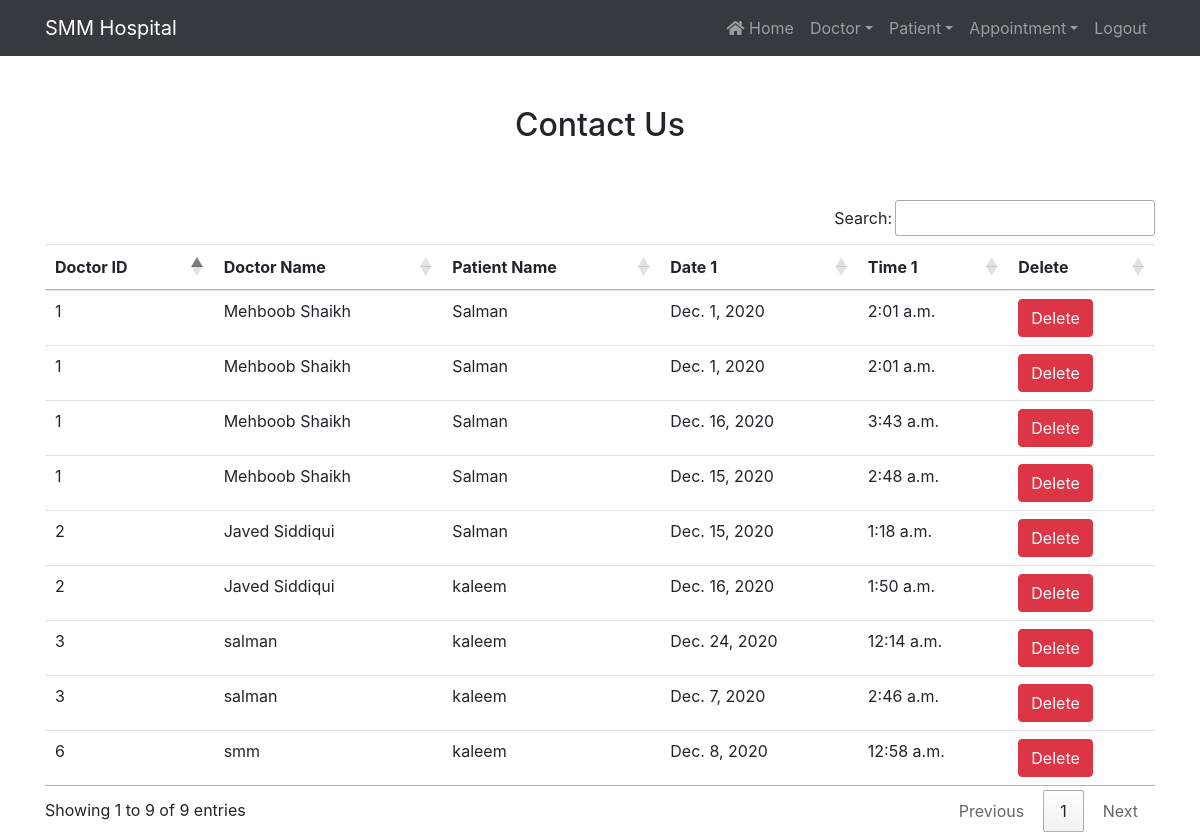
The app's page /viewapp/ (signed in) with its own data.
### hospital/models.py (models this page shows, shortened)
class Appointment(models.Model):
    doctor = models.ForeignKey(Docter,on_delete=models.CASCADE)
    patient = models.ForeignKey(Patient,on_delete=models.CASCADE)
    date1 = models.DateField()
    time1 = models.TimeField()

class Basic(models.Model):
    name = models.CharField(max_length=50)
    mobile = models.CharField(max_length=20)
    class Meta:
        abstract = True

class Docter(Basic):
    special = models.CharField(max_length=50)
    def __str__(self):
        return self.name

class Patient(Basic):
    gender = models.CharField(max_length=20)
    address = models.CharField(max_length=50)
    def __str__(self):
        return self.name

### hospital/views.py (the view)
# urls.py: path('viewapp/', views.viewappoint,name="viewapp"),
def viewappoint(request):
    if not request.user.is_staff:
        return redirect('log')
    fm = Appointment.objects.all()
    return render(request,"viewappoint.html",{'fm':fm})

### hospital/templates/viewappoint.html (shortened to what this page needs)
{% extends 'basic.html' %}
{% block body %}
<div class="container">
    <h2 class="text-center" style="margin-top:50px;">Contact Us</h2>
    <br> <br>
    <table class="table table-hover" id="example">
        <thead>
        <tr>
            <th>Doctor ID</th>
            <th>Doctor Name</th>
            <th>Patient Name</th>
            <th>Date 1</th>
            <th>Time 1</th>
            <th>Delete</th>
        </tr>
        </thead>
        <tbody>
        {% for i in fm %}
        <tr>
            <td>
                {{i.doctor.id}}
            </td>
            <td>
                {{i.doctor}}
            </td>
            <td>
                {{i.patient}}
            </td>
            <td>
                {{i.date1}}
            </td>
            <td>
                {{i.time1}}
            </td>
                <td>
                <a href="{% url 'delapp' i.id %}" onclick="return confirm('Are You really want to delete!!')"
                   class="btn btn-danger">Delete</a>
            </td>
        </tr>
        {% endfor %}
        </tbody>
    </table>
</div>
{% endblock %}

### hospital/templates/basic.html (shortened to what this page needs)
<!DOCTYPE html>
{% load static %}
<html lang="en">
<head>
  <link rel="stylesheet" href="https://cdnjs.cloudflare.com/ajax/libs/font-awesome/5.14.0/css/all.css">
  <link rel="stylesheet" href="https://maxcdn.bootstrapcdn.com/bootstrap/4.5.2/css/bootstrap.min.css">
    <link rel="stylesheet" href="{% static 'css/mystyle.css' %}">
    <link rel="stylesheet" href="https://cdn.datatables.net/1.10.22/css/jquery.dataTables.min.css">
    <link rel="stylesheet" href="https://cdn.datatables.net/buttons/1.6.5/css/buttons.dataTables.min.css">
</head>
<body>
<nav class="navbar bg-dark navbar-expand-sm navbar-dark">
    <div class="container">
 <a class="navbar-brand" href="#">SMM Hospital</a>
    <div id="myMenu">
    <ul class="navbar-nav text-center ml-auto">
        {% if request.user.is_staff %}
        <li class="nav-item"><a class="nav-link" href="/"><i class="fas fa-home"></i> Home</a></li>
        <li class="nav-item dropdown"><a class="nav-link dropdown-toggle" data-toggle="dropdown" href="#">Doctor</a>
        </li>
         <li class="nav-item dropdown"><a class="nav-link dropdown-toggle" data-toggle="dropdown" href="#">Patient</a>
        </li>
        <li class="nav-item dropdown"><a class="nav-link dropdown-toggle" data-toggle="dropdown" href="#">Appointment</a>
        </li>
        <li class="nav-item"><a class="nav-link" href="{% url 'logt' %}">Logout</a></li>
        {% endif %}
    </ul>
    </div>
        </div>
</nav>
{% block body %} {% endblock %}
</body>
</html>

### records on screen
Appointment: doctor.id "3", doctor "salman", patient "kaleem", date1 "Dec. 24, 2020", time1 "12:14 a.m."
Appointment: doctor.id "6", doctor "smm", patient "kaleem", date1 "Dec. 8, 2020", time1 "12:58 a.m."
Appointment: doctor.id "1", doctor "Mehboob Shaikh", patient "Salman", date1 "Dec. 1, 2020", time1 "2:01 a.m."
Appointment: doctor.id "1", doctor "Mehboob Shaikh", patient "Salman", date1 "Dec. 1, 2020", time1 "2:01 a.m."
Appointment: doctor.id "2", doctor "Javed Siddiqui", patient "Salman", date1 "Dec. 15, 2020", time1 "1:18 a.m."
Appointment: doctor.id "1", doctor "Mehboob Shaikh", patient "Salman", date1 "Dec. 16, 2020", time1 "3:43 a.m."
Appointment: doctor.id "3", doctor "salman", patient "kaleem", date1 "Dec. 7, 2020", time1 "2:46 a.m."
Appointment: doctor.id "1", doctor "Mehboob Shaikh", patient "Salman", date1 "Dec. 15, 2020", time1 "2:48 a.m."
Appointment: doctor.id "2", doctor "Javed Siddiqui", patient "kaleem", date1 "Dec. 16, 2020", time1 "1:50 a.m."
